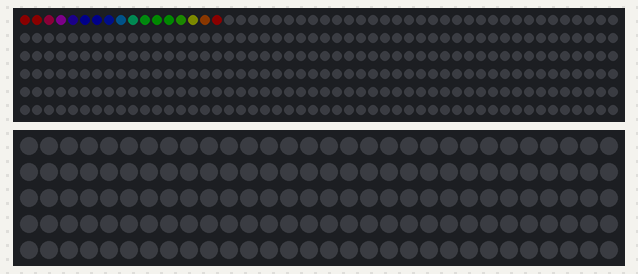
Simulated run of this sketch. Board: Raspberry Pi Pico. Parts: 300 RGB LEDs in strip order, left to right, continuing on the next row, 150 RGB LEDs in strip order, left to right, continuing on the next row. Dim RGB values are drawn brighter than linear.

Above: at 0.5 s.
At 12.48 s:
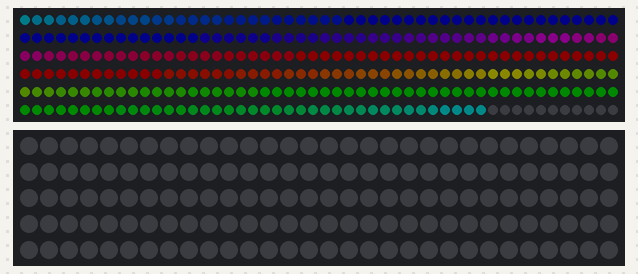
At 24.34 s:
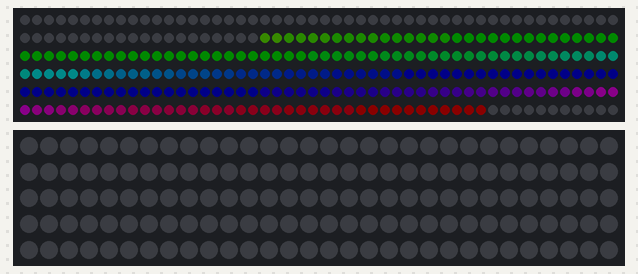
At 25.24 s:
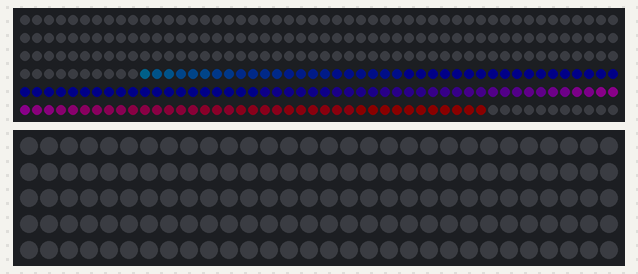
At 26.15 s:
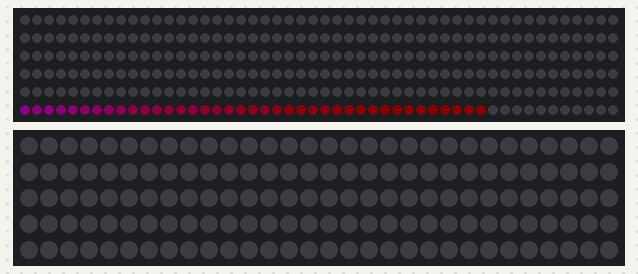
At 39.75 s:
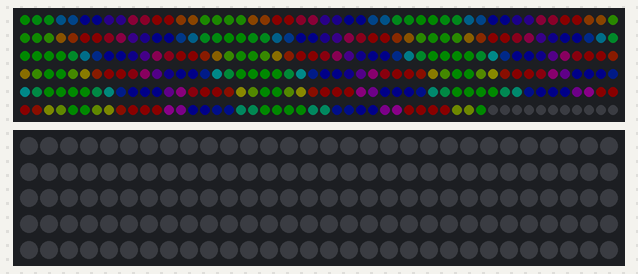

The sketch:

MultiStripLED.ino
```cpp
#include <Arduino.h>
#include <Adafruit_NeoPixel.h>
#include "Scene1.h"
#include "Scene2.h"
#include "Grid.h"

// Define constants
const int PIXEL_COUNT1 = 300;    // Total number of LEDs
const int PIXEL_COUNT2 = 150;    // Total number of LEDs
const int PIXEL_PIN_1 = 10;       // Pin connected to the NeoPixel strip
const int PIXEL_PIN_2 = 2;       // Pin connected to the NeoPixel strip

Adafruit_NeoPixel strip1(PIXEL_COUNT1, PIXEL_PIN_1, NEO_GRB + NEO_KHZ800);
Adafruit_NeoPixel strip2(PIXEL_COUNT2, PIXEL_PIN_2, NEO_GRB + NEO_KHZ800);
Scene1* scene1;
Scene2* scene2;
Grid* gridScene;

void setup() {
  Serial.begin(115200);
  setup1();
  setup2();
  setup3();
}

void setup1() {
  strip1.begin();   // Initialize section 1
  strip1.setBrightness(60);
  scene1 = new Scene1(&strip1);
  scene1->setup();
  // strip1.setPixelColor(10, 50, 50, 50);
  strip1.show();
}

void setup2() {
  strip2.begin();   // Initialize section 1
  strip2.setBrightness(20);
  scene2 = new Scene2(&strip2);
  scene2->setup();
  strip2.show();
}

void setup3() {
  strip1.setBrightness(10);
  gridScene = new Grid(&strip1);
  strip1.show();
}

void loop() {
  // scene1->loop();
  // scene2->loop();
  gridScene->loop();
}
```

Grid.h
```cpp
// Grid.h
#ifndef Grid_H
#define Grid_H

#include <Adafruit_NeoPixel.h>
#include "LEDSection.h"

class Grid {
public:
  Grid(Adafruit_NeoPixel* strip);
  void setup();
  void loop();

private:
  Adafruit_NeoPixel* strip;
  LEDSection sections[17];
  LEDSection sections2[17];
  LEDSection fullStrip;
  LEDSection fullStrip2;

  void smoothTemperatureTransition(int startTemp, int endTemp, int steps, int delayTime);
};

#endif
```

LED.cpp
```cpp
// LEDSection.cpp
#include "LED.h"
#include "LEDSection.h"

LED::LED(Adafruit_NeoPixel* strip, int pixelNum) :
  strip(strip),
  pixelNum(pixelNum),
  color(strip->Color(0, 0, 0))
{
    // Serial.println(pixelNum);
}

void LED::setPixelColor(uint32_t newColor) {
  // Serial.println(pixelNum);
  color = newColor;
  strip->setPixelColor(pixelNum, newColor);
}

void LED::setPixelColor(int red, int green, int blue) {
  setPixelColor(strip->Color(red, green, blue));
}
```

LED.h
```cpp
// LEDSection.h
#ifndef LED_H
#define LED_H

#include <Adafruit_NeoPixel.h>

class LED {
public:
  LED(Adafruit_NeoPixel* strip, int pixelNum);
  int pixelNum;
  void setPixelColor(uint32_t color);
  void setPixelColor(int red, int green, int blue);
  uint32_t color;

private:
  Adafruit_NeoPixel* strip;
};

#endif
```

LEDSection.cpp
```cpp
// LEDSection.cpp
#include "LEDSection.h"

LED* LEDSection::operator[](int index) const {
    // Serial.println(index);
    return ledArray[index];  // Return a const reference for read-only access
}

LEDSection::LEDSection(Adafruit_NeoPixel* strip, int pixelStart, int pixelEnd) :
  strip(strip),
  numPixels(pixelEnd - pixelStart + 1)
{
  ledArray = new LED*[numPixels];
  for (int i = 0; i < numPixels; i++) {
      ledArray[i] = new LED(strip, i + pixelStart);  // Properly initialize each LED
  }
  // Serial.println(numPixels);
}

LEDSection::LEDSection(Adafruit_NeoPixel* strip, int numPixels, const int* pixels) :
  strip(strip),
  numPixels(numPixels)
{
  ledArray = new LED*[numPixels];
  for (int i = 0; i < numPixels; i++) {
      ledArray[i] = new LED(strip, pixels[i]);  // Properly initialize each LED
  }
}

void LEDSection::eraseAll(int wait, uint32_t color) {
  for(int i = 0; i < numPixels; i++) {
    ledArray[i]->setPixelColor(color);
    if(wait > 0) {
      strip->show();
      delay(wait);
    }
  }
}

void LEDSection::eraseAll(int wait) {
  eraseAll(wait, strip->Color(0, 0, 0));
}

void LEDSection::setSectionColor(uint32_t color) {
  for (int i = 0; i < numPixels; i++) {
    ledArray[i]->setPixelColor(color);
  }
}

void LEDSection::rainbowWipe(int wait, bool forwards) {
  rainbowWipe(0, numPixels, wait, forwards);
}

void LEDSection::rainbowWipe(int start, int end, int wait, bool forwards) {
  if(forwards) {
    for(int i=start; i<end; i++) { // For each pixel in strip...
      int pixelHue = 0 + ((end - i - start) * 65536L / (end - start));
      ledArray[i]->setPixelColor(strip->gamma32(strip->ColorHSV(pixelHue)));
      strip->show(); // Update strip with new contents
      delay(10);
    }
  } else {
    for(int i=end; i>start; i--) { // For each pixel in strip...
      int pixelHue = 0 + ((end - i - start) * 65536L / (end - start));
      ledArray[i]->setPixelColor(strip->gamma32(strip->ColorHSV(pixelHue)));
      strip->show(); // Update strip with new contents
      delay(wait);
    }
  }
}

void LEDSection::rainbow(int wait, int cycles, bool forwards) {
  for(long offset = 0; offset < cycles * numPixels; offset += 1) {
    if(forwards) {
      for(int i=0; i<numPixels; i++) { // For each pixel in strip...
        int pixelHue = ((offset + i) * 65536 / numPixels) % 65536;
        ledArray[i]->setPixelColor(strip->gamma32(strip->ColorHSV(pixelHue)));
      }
    } else {
      for(int i=numPixels - 1; i>=0; i--) { // For each pixel in strip...
        int pixelHue = (((cycles * numPixels - offset) + i - 9) * 65536 / numPixels) % 65536;
        // int pixelHue = offset + ((numPixels - i) * 65536L / numPixels);
        ledArray[i]->setPixelColor(strip->gamma32(strip->ColorHSV(pixelHue)));
      }
    }
    strip->show(); // Update strip with new contents
    delay(wait);  // Pause for a moment
  }
}

void LEDSection::kelvinToRGB(int temperature, int &red, int &green, int &blue) {
    float temp = temperature / 100.0;

    // Red
    if (temp <= 66) {
        red = 255;
    } else {
        red = 329.69 * pow(temp - 60, -0.1332);
        red = constrain(red, 0, 255);
    }

    // Green
    if (temp <= 66) {
        green = 99.47 * log(temp) - 161.12;
    } else {
        green = 288.12 * pow(temp - 60, -0.0755);
    }
    green = constrain(green, 0, 255);

    // Blue
    if (temp >= 66) {
        blue = 255;
    } else if (temp <= 19) {
        blue = 0;
    } else {
        blue = 138.52 * log(temp - 10) - 305.04;
        blue = constrain(blue, 0, 255);
    }
}

void LEDSection::rotate(bool forwards) {
  if(forwards) {
    for(int i=0; i<numPixels; i++) { // For each pixel in strip...
      int indexToCopy = i + 1;
      if(indexToCopy == numPixels) {
        indexToCopy = 0;
      }
      uint32_t newColor = ledArray[indexToCopy]->color;
      ledArray[i]->setPixelColor(newColor);
    }
  } else {
    for(int i=numPixels-1; i>=0; i--) { // For each pixel in strip...
      int indexToCopy = i - 1;
      if(indexToCopy == -1) {
        indexToCopy = numPixels-1;
      }
      uint32_t newColor = ledArray[indexToCopy]->color;
      ledArray[i]->setPixelColor(newColor);
    }
  }
}
```

LEDSection.h
```cpp
// LEDSection.h
#ifndef LEDSECTION_H
#define LEDSECTION_H

#include <Adafruit_NeoPixel.h>
#include "LED.h"

class LEDSection {
public:
  LEDSection(Adafruit_NeoPixel* strip, int pixelStart, int pixelEnd);
  LEDSection(Adafruit_NeoPixel* strip, int numPixels, const int* pixels);
  // LEDSection(Adafruit_NeoPixel* strip, const int* pixels, int numPixels);
  LED* operator[](int index) const; // Overloaded subscript operator for const objects
  int numPixels;

  void setSectionColor(uint32_t color);
  void rainbowWipe(int wait, bool forwards);
  void rainbowWipe(int start, int end, int wait, bool forwards);
  void rainbow(int wait, int cycles, bool forwards);
  void eraseAll(int wait);
  void eraseAll(int wait, uint32_t color);
  void kelvinToRGB(int temperature, int &red, int &green, int &blue);

  void rotate(bool forwards);
private:
  Adafruit_NeoPixel* strip;
  LED** ledArray;
};


#endif
```

Scene1.cpp
```cpp
// Scene1.cpp
#include "Scene1.h"
#include "LED.h"
#include "LEDSection.h"

Scene1::Scene1(Adafruit_NeoPixel* strip) :
  strip(strip),
  sections {
    LEDSection(strip, 0, 49),
    LEDSection(strip, 50, 99),
    LEDSection(strip, 100, 149),
    LEDSection(strip, 150, 199),
    LEDSection(strip, 200, 249),
    LEDSection(strip, 250, 299),
  },
  fullStrip(strip, 0, 299)
{
}

void Scene1::setup() {
  fullStrip.eraseAll(0);
}

void Scene1::loop() {
  for (int i = 0; i < sizeof(sections) / sizeof(sections[0]); i++) {
    sections[i].rainbowWipe(1, true);
  }
  for (int i = 0; i < sizeof(sections) / sizeof(sections[0]); i++) {
    int pixelHue = 0 + ((i) * 65536L / (sizeof(sections) / sizeof(sections[0])));
    sections[i].setSectionColor(strip->gamma32(strip->ColorHSV(pixelHue)));
    strip->show();
    delay(250);
  }
  delay(1000); // Wait for 200ms
  fullStrip.rainbow(5, 3, false);
  fullStrip.eraseAll(1);
}
```

Scene1.h
```cpp
// Scene1.h
#ifndef Scene1_H
#define Scene1_H

#include <Adafruit_NeoPixel.h>
#include "LEDSection.h"

class Scene1 {
public:
  Scene1(Adafruit_NeoPixel* strip);
  void setup();
  void loop();

private:
  Adafruit_NeoPixel* strip;
  LEDSection sections[6];
  LEDSection fullStrip;
};

#endif
```

Scene2.cpp
```cpp
// Scene2.cpp
#include "Scene2.h"
#include "LEDSection.h"

Scene2::Scene2(Adafruit_NeoPixel* strip) :
  strip(strip),
  sections {
    LEDSection(strip, 0, 25),
    LEDSection(strip, 30, 55),
    LEDSection(strip, 60, 85),
    LEDSection(strip, 90, 115),
    LEDSection(strip, 120, 145),
  },
  fullStrip(strip, 0, 149)
{
}

void Scene2::setup() {
  fullStrip.eraseAll(0);
}

void Scene2::loop() {
  smoothTemperatureTransition(2000, 100000, 5, 1000);  // Adjust startTemp, endTemp, steps, delay as needed
  fullStrip.eraseAll(10);
}

// Function to smoothly transition temperature
void Scene2::smoothTemperatureTransition(int startTemp, int endTemp, int steps, int delayTime) {
    for (int i = 0; i < steps; i++) {
        int temp = startTemp + ((endTemp - startTemp) * i) / (steps - 1);
        int r, g, b;
        sections[i].kelvinToRGB(temp, r, g, b);

        sections[i].setSectionColor(strip->Color(r, g, b));
        // Apply color to the LED strip
        // fullStrip[i]->setPixelColor(strip->Color(r, g, b));
        strip->show();

        // Debugging output
        Serial.print("Step "); Serial.print(i + 1);
        Serial.print("/"); Serial.print(steps);
        Serial.print(": Temp "); Serial.print(temp);
        Serial.print("K -> RGB("); Serial.print(r);
        Serial.print(", "); Serial.print(g);
        Serial.print(", "); Serial.print(b);
        Serial.println(")");

        delay(delayTime);
    }
}
```

Scene2.h
```cpp
// Scene2.h
#ifndef Scene2_H
#define Scene2_H

#include <Adafruit_NeoPixel.h>
#include "LEDSection.h"

class Scene2 {
public:
  Scene2(Adafruit_NeoPixel* strip);
  void setup();
  void loop();

private:
  Adafruit_NeoPixel* strip;
  LEDSection sections[5];
  LEDSection fullStrip;

  void smoothTemperatureTransition(int startTemp, int endTemp, int steps, int delayTime);
};

#endif
```

Source omitted: Grid.cpp (data table, 8250 bytes)
